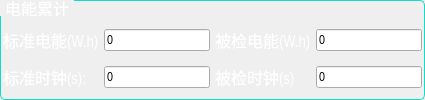
        <widget class="QGroupBox" name="ME_energy_GpBox">
         <property name="sizePolicy">
          <sizepolicy hsizetype="Fixed" vsizetype="Minimum">
           <horstretch>0</horstretch>
           <verstretch>1</verstretch>
          </sizepolicy>
         </property>
         <property name="minimumSize">
          <size>
           <width>425</width>
           <height>90</height>
          </size>
         </property>
         <property name="maximumSize">
          <size>
           <width>425</width>
           <height>116</height>
          </size>
         </property>
         <property name="font">
          <font>
           <family>Arial Narrow</family>
           <pointsize>12</pointsize>
          </font>
         </property>
         <property name="styleSheet">
          <string notr="true"> QGroupBox::title {
     subcontrol-origin: margin;
    
     padding: 0 3px;
	 color: rgb(255, 255, 255);


 }

 QGroupBox {
    border: 1px solid rgb(18, 220, 200);
    border-radius: 5px;
    margin-top: 0ex; /* leave space at the top for the title */
    background-color: qlineargradient(x1: 0, y1: 0, x2: 0, y2: 1,
                     stop:0 rgba(7, 85, 75, 255),
                     stop:1 rgba(10, 100, 75, 255));
 }
</string>
         </property>
         <property name="title">
          <string>电能累计</string>
         </property>
         <layout class="QGridLayout" name="gridLayout_22">
          <property name="leftMargin">
           <number>2</number>
          </property>
          <property name="topMargin">
           <number>19</number>
          </property>
          <property name="rightMargin">
           <number>2</number>
          </property>
          <property name="bottomMargin">
           <number>2</number>
          </property>
          <property name="spacing">
           <number>5</number>
          </property>
          <item row="0" column="0">
           <widget class="QLabel" name="ME_energy_std_Label">
            <property name="font">
             <font>
              <family>Arial Narrow</family>
              <pointsize>12</pointsize>
             </font>
            </property>
            <property name="styleSheet">
             <string notr="true">color: rgb(255, 255, 255);</string>
            </property>
            <property name="text">
             <string>标准电能(W.h)</string>
            </property>
           </widget>
          </item>
          <item row="0" column="1">
           <widget class="QLineEdit" name="ME_energy_std_LnEdit">
            <property name="font">
             <font>
              <family>Arial Narrow</family>
              <pointsize>10</pointsize>
             </font>
            </property>
            <property name="text">
             <string>0</string>
            </property>
           </widget>
          </item>
          <item row="1" column="4">
           <widget class="QLabel" name="ME_time_testEqpt_Label">
            <property name="font">
             <font>
              <family>Arial Narrow</family>
              <pointsize>12</pointsize>
             </font>
            </property>
            <property name="styleSheet">
             <string notr="true">color: rgb(255, 255, 255);</string>
            </property>
            <property name="text">
             <string>被检时钟(s) </string>
            </property>
           </widget>
          </item>
          <item row="1" column="6">
           <widget class="QLineEdit" name="ME_time_testEqpt_LnEdit">
            <property name="font">
             <font>
              <family>Arial Narrow</family>
              <pointsize>10</pointsize>
             </font>
            </property>
            <property name="text">
             <string>0</string>
            </property>
           </widget>
          </item>
          <item row="1" column="0">
           <widget class="QLabel" name="ME_time_std_Label">
            <property name="font">
             <font>
              <family>Arial Narrow</family>
              <pointsize>12</pointsize>
             </font>
            </property>
            <property name="styleSheet">
             <string notr="true">color: rgb(255, 255, 255);</string>
            </property>
            <property name="text">
             <string>标准时钟(s):</string>
            </property>
           </widget>
          </item>
          <item row="1" column="1">
           <widget class="QLineEdit" name="ME_time_std_LnEdit">
            <property name="font">
             <font>
              <family>Arial Narrow</family>
              <pointsize>10</pointsize>
             </font>
            </property>
            <property name="text">
             <string>0</string>
            </property>
           </widget>
          </item>
          <item row="0" column="6">
           <widget class="QLineEdit" name="ME_energy_testEqpt_LnEdit">
            <property name="font">
             <font>
              <family>Arial Narrow</family>
              <pointsize>10</pointsize>
             </font>
            </property>
            <property name="text">
             <string>0</string>
            </property>
           </widget>
          </item>
          <item row="0" column="4">
           <widget class="QLabel" name="ME_energy_testEqpt_Label">
            <property name="font">
             <font>
              <family>Arial Narrow</family>
              <pointsize>12</pointsize>
             </font>
            </property>
            <property name="styleSheet">
             <string notr="true">color: rgb(255, 255, 255);</string>
            </property>
            <property name="text">
             <string>被检电能(W.h)</string>
            </property>
           </widget>
          </item>
         </layout>
        </widget>
